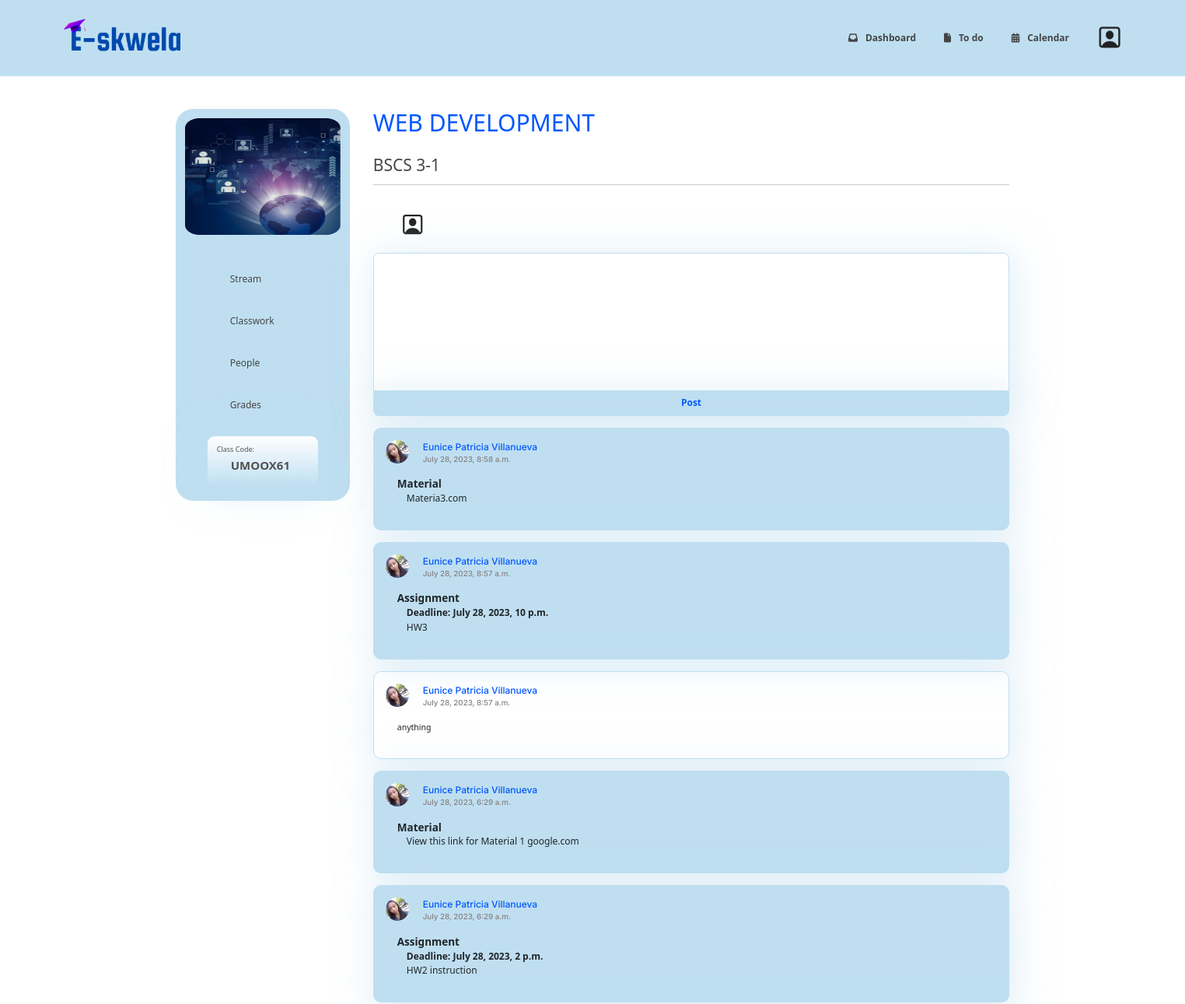
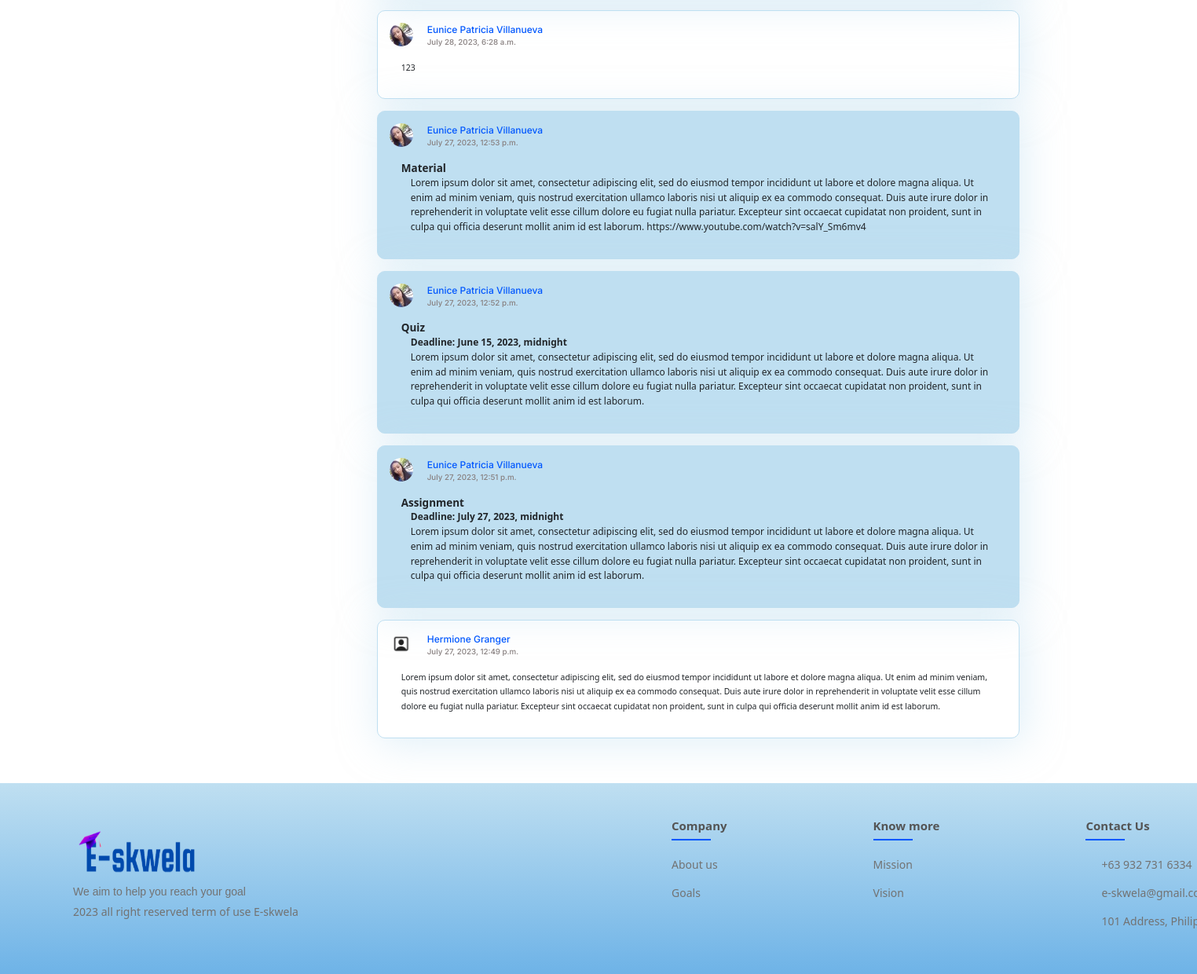
Page /instruct/13 on the committed database (2 pictures, top to bottom).
### educ_web/models.py (models this page shows, shortened)
class Course(models.Model):
    name = models.CharField(max_length=64)
    section = models.CharField(max_length=64, blank=True)
    course_code = models.CharField(max_length=64, null=True, blank=True)
    room = models.CharField(max_length=64, blank=True)
    banner = models.ImageField(upload_to="course/", blank=True) # if none then use the default course image
    classcode = models.CharField(max_length=10, null=True)
    instructor = models.ForeignKey(User, related_name="instruct_course", on_delete=models.CASCADE)
    students = models.ManyToManyField(User, related_name="enrolled", blank=True)

class Task(models.Model):
    CATEGORY = [
        ('ASSIGNMENT', 'Assignment'),
        ('QUIZ', 'Quiz'),
        ('MATERIAL', 'Material'),
    ]
    type = models.CharField(max_length=20, choices=CATEGORY)
    title = models.CharField(max_length=64)
    instruction = models.TextField()
    score = models.FloatField(null=True, blank=True)
    due_date_time = models.DateTimeField(null=True, blank=True)
    date_time = models.DateTimeField(auto_now_add=True, editable=False, null=True)
    course = models.ForeignKey(Course, related_name="task", null=True, on_delete=models.CASCADE)

class User(AbstractUser):
    first_name = models.CharField(max_length=20, blank=True)
    last_name = models.CharField(max_length=20, blank=True)
    profile_picture = models.ImageField(upload_to="users/", null=True, blank=True)

class Post(models.Model):
    creator = models.ForeignKey(User, related_name="post", null=True, on_delete=models.CASCADE)
    content = models.TextField(null=True)
    date_time = models.DateTimeField(auto_now_add=True, editable=False, null=True)
    course = models.ForeignKey(Course, related_name="post", null=True, on_delete=models.CASCADE)

### educ_web/views.py (the view)
# urls.py: path("instruct/<int:course_id>", views.instruct_stream, name="instruct_stream"),
def instruct_stream(request, course_id):
    course = Course.objects.get(pk=course_id)
    course_task = course.task.all()
    course_post = course.post.all()
    merge_post = sorted(list(chain(course_task, course_post)),
                        key=attrgetter("date_time"),
                        reverse=True)
    return render(request, 'main/I_course/I_course_stream.html', {
        "course": course,
        "user": request.user,
        "all_post": merge_post,
    })

### educ_web/templates/main/I_course/I_course_stream.html (shortened to what this page needs)
{% extends 'main/S_home/S_home.html' %}
{% load static %}
{% block script %}
    <link href="{% static 'I_course/I_course_stream.css' %}" rel="stylesheet">
    <link rel="stylesheet" href="https://cdn.jsdelivr.net/npm/flatpickr/dist/flatpickr.min.css">
    <link rel="stylesheet" href="https://cdnjs.cloudflare.com/ajax/libs/font-awesome/6.4.0/css/all.min.css">
{% endblock %}
{% block body %}
    <div class="indiv-course-external">
        <div class="indiv-course-internal">
            <div class="nav-course-container">
                <div class="course-image-container">
                    {% if course.banner %}
                        <img src="{{ course.banner.url }}" alt="Chosen Course Picture" class="main-course-img">
                    {% else %}
                        <img src="{% static 'images/d6.png' %}" alt="Chosen Course Picture" class="main-course-img">
                    {% endif %}
                </div>
                <div class="nav-pages-container">
                    <a href="{% url 'instruct_stream' course_id=course.id %}">
                        <div class="nav-pages-external-container">
                            <div class="nav-pages-internal-container">
                                <span class="icon-nav-pages-container">
                                </span>
                                <div class="nav-pages-main-text">
                                    Stream
                                </div>
                            </div>
                        </div>
                    </a>
                    <a href="{% url 'instruct_classwork' course_id=course.id %}">
                        <div class="nav-pages-external-container">
                            <div class="nav-pages-internal-container">
                                <span class="icon-nav-pages-container">
                                </span>
                                <div class="nav-pages-main-text">
                                    Classwork
                                </div>
                            </div>
                        </div>
                    </a>
                    <a href="{% url 'instruct_people' course_id=course.id %}">
                        <div class="nav-pages-external-container">
                            <div class="nav-pages-internal-container">
                                <span class="icon-nav-pages-container">
                                </span>
                                <div class="nav-pages-main-text">
                                    People
                                </div>
                            </div>
                        </div>
                    </a>
                    <a href="{% url 'instruct_mark' course_id=course.id %}">
                        <div class="nav-pages-external-container">
                            <div class="nav-pages-internal-container">
                                <span class="icon-nav-pages-container">
                                </span>
                                <div class="nav-pages-main-text">
                                    Grades
                                </div>
                            </div>
                        </div>
                    </a>
                    <div class="instruct-classcode-container">
                        <h5>
                            Class Code:
                        </h5>
                        <h1>
                            {{ course.classcode }}
                        </h1>
                    </div>
                </div>
            </div>
            <div class="course-body-container">
                <div class="course-heading-container">
                    <span class="course-main-title-heading">
                        {% if course.code %}
                            <h1>
                                {{ course.code | upper }} : {{ course.name | upper }}
                            </h1>
                        {% else %}
                            <h1>
                                {{ course.name | upper }}
                            </h1>
                        {% endif %}
                    </span>
                    <br/>
                    <span class="course-section-title-heading">
                        <h3>
                            {{ course.section | upper }}
                        </h3>
                    </span>
                    <hr>
                </div>
                {% block instruct_stream_course %}
                    <div class="course-post-container">
                        <div class="post-container-heading">
                            {% if user.profile_picture %}
                                <img src="{{ user.profile_picture.url }}" alt="Instructor Profile Picture" class="instruct-profile-picture">
                            {% else %}
                                <img src="{% static 'images/user-person.png' %}" alt="Instructor Profile Picture" class="instruct-profile-picture">
                            {% endif %}
                        </div>
                        <div class="post-form-container">
                            <form id="post-content-form" class="post-form-course-container" action="{% url 'post_content' course_id=course.id %}" method="POST">
                                <textarea name="course-post-content" class="main-post-course-text"></textarea>
                            </form>
                            <button type="submit" form="post-content-form" class="post-course-main-button">Post</button>
                        </div>
                    </div>
                    <div class="main-posted-container">
                        {% if all_post %}
                            {% for post in all_post %}
                                {% if post.creator %}
                                    <div class="main-post-content">
                                        <div class="main-post-heading-container">
                                            {% if post.creator.profile_picture %}
                                                <img src="{{ post.creator.profile_picture.url }}" alt="Student Profile Picture" class="student-profile-picture-main-post">
                                            {% else %}
                                                <img src="{% static 'images/user-person.png' %}" alt="Student Profile Picture" class="student-profile-picture-main-post">
                                            {% endif %}
                                            <div class="profile-details-post-container">
                                                <span class="student-name-main-post-container">
                                                    {% if post.creator.first_name and post.creator.last_name %}
                                                        {{ post.creator.first_name }} {{ post.creator.last_name }}
                                                    {% else %}
                                                        {{ post.creator.username }}
                                                    {% endif %}
                                                </span>
                                                <br />
                                                <span class="main-post-date">
                                                    {{ post.date_time }}
                                                </span>
                                            </div>
                                        </div>
                                        <div class="main-post-body">
                                            {{ post.content }}
                                        </div>
                                    </div>
                                {% else %}
                                    <div class="main-post-content main-task-content">
                                        <div class="main-post-heading-container">
                                            {% if course.instructor.profile_picture %}
                                                <img src="{{ course.instructor.profile_picture.url }}" alt="Student Profile Picture" class="student-profile-picture-main-post">
                                            {% else %}
                                                <img src="{% static 'images/user-person.png' %}" alt="Student Profile Picture" class="student-profile-picture-main-post">
                                            {% endif %}
                                            <div class="profile-details-post-container">
                                                <span class="student-name-main-post-container">
                                                    {% if course.instructor.first_name and course.instructor.last_name %}
                                                        {{ course.instructor.first_name }} {{ course.instructor.last_name }}
                                                    {% else %}
                                                        {{ course.instructor.username }}
                                                    {% endif %}
                                                </span>
                                                <br />
                                                <span class="main-post-date">
                                                    {{ post.date_time }}
                                                </span>
                                            </div>
                                        </div>
                                        <div class="main-post-body">
                                            <div class="main-task-body-title">
                                                {{ post.type | title }}
                                            </div>
                                            <div class="main-task-body-details">
                                                {% if post.type == 'MATERIAL' %}
                                                    {{ post.instruction }}
                                                {% else %}
                                                    <strong>Deadline: {{ post.due_date_time }}</strong>
                                                    <br />
                                                    {{ post.instruction }}
                                                {% endif %}
                                            </div>
                                        </div>
                                </div>
                                {% endif %}
                            {% endfor %}
                        {% else %}
                            <div class="no-announcement">
                                <h4>
                                    No announcement yet...
                                </h4>
                            </div>
                        {% endif %}
                    </div>
                {% endblock %}
            </div>
        </div>
    </div>
{% endblock %}

### rows in the picture
Course: classcode "UMOOX61", name "WEB DEVELOPMENT", section "BSCS 3-1", instructor.first_name "Eunice Patricia", instructor.last_name "Villanueva"
Task: instructor.profile_picture (picture), date_time "July 28, 2023, 8:58 a.m.", type "Material", instruction "Materia3.com"
Task: instructor.profile_picture (picture), date_time "July 28, 2023, 8:57 a.m.", type "Assignment", due_date_time "July 28, 2023, 10 p.m.", instruction "HW3"
Post: creator.profile_picture (picture), creator.first_name "Eunice Patricia", creator.last_name "Villanueva", date_time "July 28, 2023, 8:57 a.m.", content "anything"
Task: instructor.profile_picture (picture), date_time "July 28, 2023, 6:29 a.m.", type "Material", instruction "View this link for Material 1 google.com"
Task: instructor.profile_picture (picture), date_time "July 28, 2023, 6:29 a.m.", type "Assignment", due_date_time "July 28, 2023, 2 p.m.", instruction "HW2 instruction"
Post: creator.profile_picture (picture), creator.first_name "Eunice Patricia", creator.last_name "Villanueva", date_time "July 28, 2023, 6:28 a.m.", content "123"
Task: instructor.profile_picture (picture), date_time "July 27, 2023, 12:53 p.m.", type "Material", instruction "Lorem ipsum dolor sit amet, consectetur adipiscing elit, sed do eiusmod tempor incididunt ut labore et dolore magna aliqua. Ut enim ad minim veniam, quis nostrud exercitation ullamco laboris nisi ut aliquip ex ea commodo consequat. Duis aute irure dolor in reprehenderit in voluptate velit esse cillum dolore eu fugiat nulla pariatur. Excepteur sint occaecat cupidatat non proident, sunt in culpa qui officia deserunt mollit anim id est laborum. https://www.youtube.com/watch?v=salY_Sm6mv4"
Task: instructor.profile_picture (picture), date_time "July 27, 2023, 12:52 p.m.", type "Quiz", due_date_time "June 15, 2023, midnight", instruction "Lorem ipsum dolor sit amet, consectetur adipiscing elit, sed do eiusmod tempor incididunt ut labore et dolore magna aliqua. Ut enim ad minim veniam, quis nostrud exercitation ullamco laboris nisi ut aliquip ex ea commodo consequat. Duis aute irure dolor in reprehenderit in voluptate velit esse cillum dolore eu fugiat nulla pariatur. Excepteur sint occaecat cupidatat non proident, sunt in culpa qui officia deserunt mollit anim id est laborum."
Task: instructor.profile_picture (picture), date_time "July 27, 2023, 12:51 p.m.", type "Assignment", due_date_time "July 27, 2023, midnight", instruction "Lorem ipsum dolor sit amet, consectetur adipiscing elit, sed do eiusmod tempor incididunt ut labore et dolore magna aliqua. Ut enim ad minim veniam, quis nostrud exercitation ullamco laboris nisi ut aliquip ex ea commodo consequat. Duis aute irure dolor in reprehenderit in voluptate velit esse cillum dolore eu fugiat nulla pariatur. Excepteur sint occaecat cupidatat non proident, sunt in culpa qui officia deserunt mollit anim id est laborum."
Post: creator.first_name "Hermione", creator.last_name "Granger", date_time "July 27, 2023, 12:49 p.m.", content "Lorem ipsum dolor sit amet, consectetur adipiscing elit, sed do eiusmod tempor incididunt ut labore et dolore magna aliqua. Ut enim ad minim veniam, quis nostrud exercitation ullamco laboris nisi ut aliquip ex ea commodo consequat. Duis aute irure dolor in reprehenderit in voluptate velit esse cillum dolore eu fugiat nulla pariatur. Excepteur sint occaecat cupidatat non proident, sunt in culpa qui officia deserunt mollit anim id est laborum."
